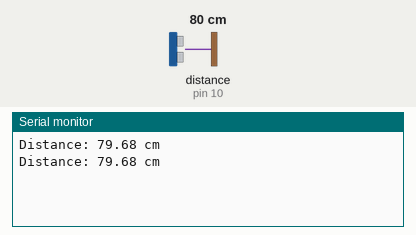
This sketch was run on a simulated Arduino Uno, built with avr-gcc and run on an emulated ATmega328P. Shown: the last lines printed to the serial monitor. Wiring (inferred from the names in the program): ultrasonic range finder: trigger pin 9; echo pin 10. The inputs (shaded band) are chosen by the test bench; at power-on: distance to the obstacle (sensor on pin 10) 80 cm. The echo pulse lasts 58.3 µs per cm.

Above: at 1.8 s.
1.9 s: distance to the obstacle (sensor on pin 10) set to 2 cm
At 2.8 s:
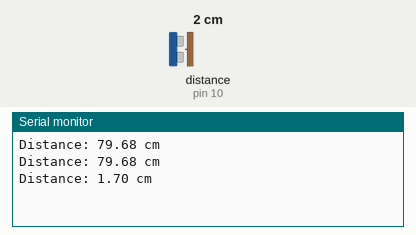
3.4 s: distance to the obstacle (sensor on pin 10) set to 4 cm
At 4.5 s:
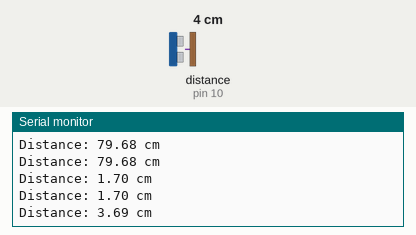
Timing chart, 0 to 6.4 s (numbered marks = the images above; inputs shaded):
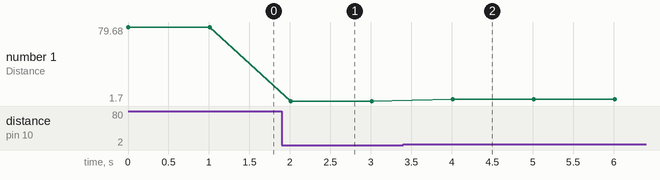

Measured:
- after the input at 1.9 s, the serial monitor: prints a new line after 0.11 s (image 1)
- after the input at 3.4 s, the serial monitor: prints a new line after 0.61 s (image 2)
- plotted number 1: 79.68 → 1.7 after the input at 1.9 s, 1.7 → 3.69 after the input at 3.4 s

The sketch:

ArduinoUno-Distance.ino
```cpp
const int trigPin = 9;  // Trigger pin of the ultrasonic sensor
const int echoPin = 10; // Echo pin of the ultrasonic sensor

void setup() {
  Serial.begin(9600);
  pinMode(trigPin, OUTPUT);
  pinMode(echoPin, INPUT);
}

void loop() {
  long duration;
  float distance_cm;

  // Trigger ultrasonic pulse
  digitalWrite(trigPin, LOW);
  delayMicroseconds(2);
  digitalWrite(trigPin, HIGH);
  delayMicroseconds(10);
  digitalWrite(trigPin, LOW);

  // Measure the pulse duration on the echo pin
  duration = pulseIn(echoPin, HIGH);

  // Calculate distance in centimeters with decimal points
  distance_cm = duration * 0.0343 / 2.0;

  // Print the distance to the serial monitor
  Serial.print("Distance: ");
  Serial.print(distance_cm, 2); // Print with two decimal places
  Serial.println(" cm");

  delay(1000); // Delay for a moment before taking the next measurement
}
```
